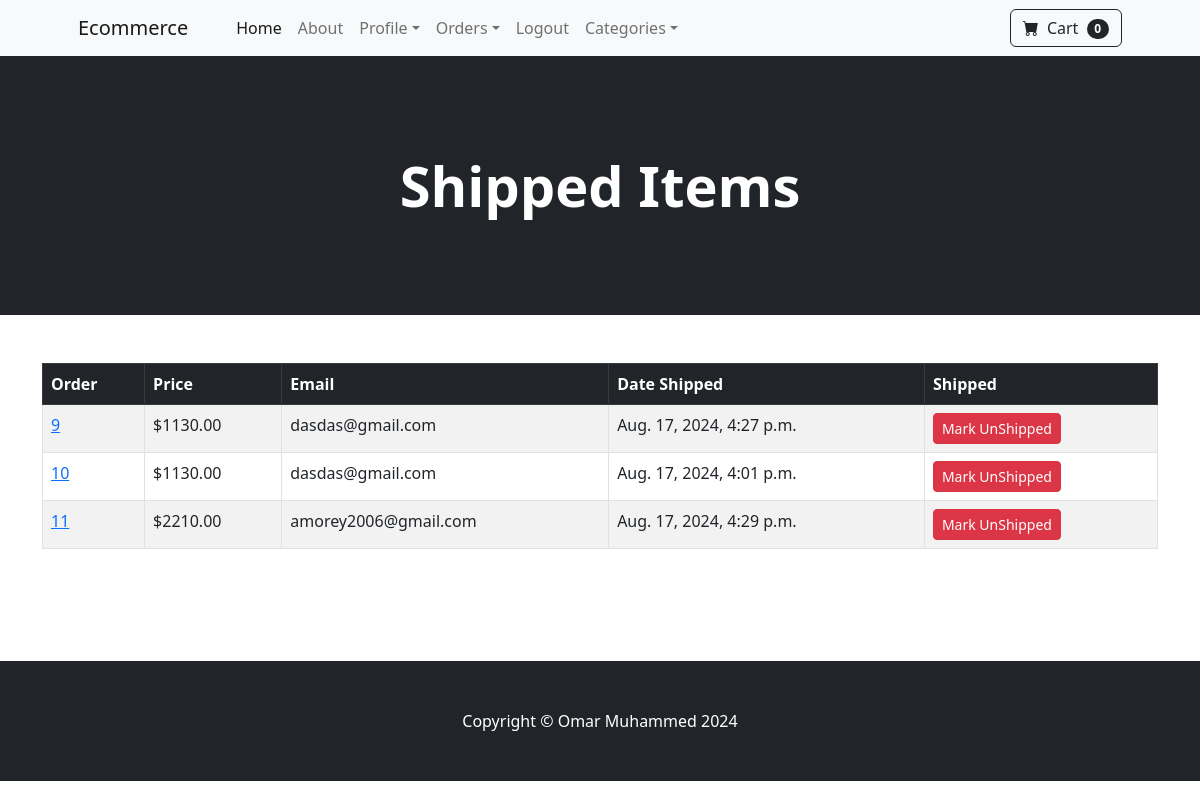
The page /payment/shipped_dash (signed in) on the database its author committed.
### payment/models.py (models this page shows, shortened)
class Order(models.Model):
    user = models.ForeignKey(User, on_delete=models.CASCADE, null=True, blank=True)
    full_name = models.CharField(max_length=250)
    email = models.EmailField(max_length=250)
    shipping_adderss = models.TextField(max_length=15000)
    amount_paid = models.DecimalField(max_digits=7, decimal_places=2)
    date_ordered = models.DateTimeField(auto_now_add=True)
    shipped = models.BooleanField(default=False)
    date_shipped = models.DateTimeField(blank=True, null=True)

### payment/views.py (the view, shortened to what this page needs)
# urls.py: path('shipped_dash',views.shipped_dash, name='shipped_dash'),
def shipped_dash(request):
    if request.user.is_authenticated and request.user.is_superuser:
        orders = Order.objects.filter(shipped=True)
        return render(request, "payment/shipped_dash.html", {'orders':orders})
    else:
        messages.success(request,'Access Denied')
        return redirect('home')

### cart/cart.py (called while the page is built)
    def __len__(self):
        return len(self.cart)

### cart/context_processors.py (called while the page is built)
def cart(request):
    return {'cart':Cart(request)}

### payment/templates/payment/shipped_dash.html (shortened to what this page needs)
{% extends "base.html" %}
{% load static %}
{% block content %}
<header class="bg-dark py-5">
  <div class="container px-4 px-lg-5 my-5">
    <div class="text-center text-white">
      <h1 class="display-4 fw-bolder">Shipped Items</h1>
    </div>
  </div>
</header>
<div class="container mt-5">
  <table class="table table-striped table-bordered">
    <thead class="table-dark">
      <tr>
        <th>Order</th>
        <th>Price</th>
        <th>Email</th>
        <th>Date Shipped</th>
        <th>Shipped</th>
      </tr>
    </thead>
    <tbody>
      {% for order in orders %}
      {% if order.shipped == True %}
      <tr>
        <td><a href="{% url 'orders' order.id %}">{{ order.id }}</a></td>
        <td>${{ order.amount_paid }}</td>
        <td>{{ order.email }}</td>
        <td>{{ order.date_shipped }}</td>
        <td>
          <form method="post">
            <button class="btn btn-danger btn-sm" type="submit">Mark UnShipped</button>
          </form>
        </td>
      </tr>
      {% endif %}
      {% endfor %}
    </tbody>
  </table>
</div>
<br><br><br><br>
{% endblock content %}

### rows shown on the page
Order: id "9", amount_paid "1130.00", email "dasdas@gmail.com", date_shipped "Aug. 17, 2024, 4:27 p.m."
Order: id "10", amount_paid "1130.00", email "dasdas@gmail.com", date_shipped "Aug. 17, 2024, 4:01 p.m."
Order: id "11", amount_paid "2210.00", email "amorey2006@gmail.com", date_shipped "Aug. 17, 2024, 4:29 p.m."

### other values the page prints
{{ cart|length }} "0"
